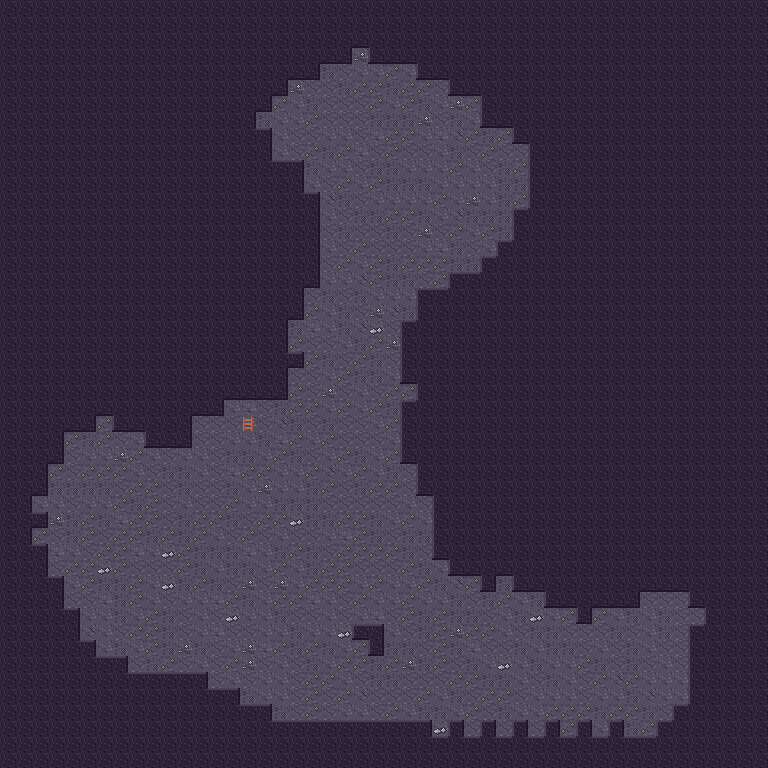

Below is a game level as drawn by its tile map, then a one-line description and the .tmx that defines it (tile-layer data replaced by summaries):
An orthogonal 48x48 tile map with 16x16 px tiles, 3 tile layers (Back, Buildings, Front).

<map version="1.4" tiledversion="1.4.2" orientation="orthogonal" renderorder="right-down" compressionlevel="0" width="48" height="48" tilewidth="16" tileheight="16" infinite="0" nextlayerid="4" nextobjectid="1">
  <properties />
  <tileset firstgid="1" name="cave" tilewidth="16" tileheight="16" tilecount="48" columns="16">
    <image source="../cave.png" width="256" height="48" />
    <tile id="1">
      <properties>
        <property name="Passable" type="string" value="F" />
      </properties>
    </tile>
    <tile id="16">
      <properties>
        <property name="Passable" type="string" value="F" />
      </properties>
    </tile>
    <tile id="17">
      <properties>
        <property name="Passable" type="string" value="F" />
      </properties>
    </tile>
    <tile id="18">
      <properties>
        <property name="Passable" type="string" value="F" />
      </properties>
    </tile>
    <tile id="19">
      <properties>
        <property name="Passable" type="string" value="F" />
      </properties>
    </tile>
    <tile id="20">
      <properties>
        <property name="Passable" type="string" value="F" />
      </properties>
    </tile>
    <tile id="21">
      <properties>
        <property name="Passable" type="string" value="F" />
      </properties>
    </tile>
    <tile id="22">
      <properties>
        <property name="Passable" type="string" value="F" />
      </properties>
    </tile>
    <tile id="23">
      <properties>
        <property name="Passable" type="string" value="F" />
      </properties>
    </tile>
    <tile id="24">
      <properties>
        <property name="Passable" type="string" value="F" />
      </properties>
    </tile>
    <tile id="25">
      <properties>
        <property name="Passable" type="string" value="F" />
      </properties>
    </tile>
    <tile id="26">
      <properties>
        <property name="Passable" type="string" value="F" />
      </properties>
    </tile>
    <tile id="27">
      <properties>
        <property name="Passable" type="string" value="F" />
      </properties>
    </tile>
    <tile id="28">
      <properties>
        <property name="Passable" type="string" value="F" />
      </properties>
    </tile>
    <tile id="29">
      <properties>
        <property name="Passable" type="string" value="F" />
      </properties>
    </tile>
    <tile id="30">
      <properties>
        <property name="Passable" type="string" value="F" />
      </properties>
    </tile>
    <tile id="31">
      <properties>
        <property name="Passable" type="string" value="F" />
      </properties>
    </tile>
  </tileset>
  <layer id="1" name="Back" width="48" height="48" opacity="1" offsetx="0" offsety="0">
   <data>[2304 cells, 2304 non-empty, 9 distinct tile ids]</data>
  </layer>
  <layer id="2" name="Buildings" width="48" height="48" opacity="1" offsetx="0" offsety="0">
   <data>[2304 cells, 1557 non-empty, 13 distinct tile ids]</data>
  </layer>
  <layer id="3" name="Front" width="48" height="48" opacity="1" offsetx="0" offsety="0">
   <data>[2304 cells, 0 non-empty, 0 distinct tile ids]</data>
  </layer>
</map>
